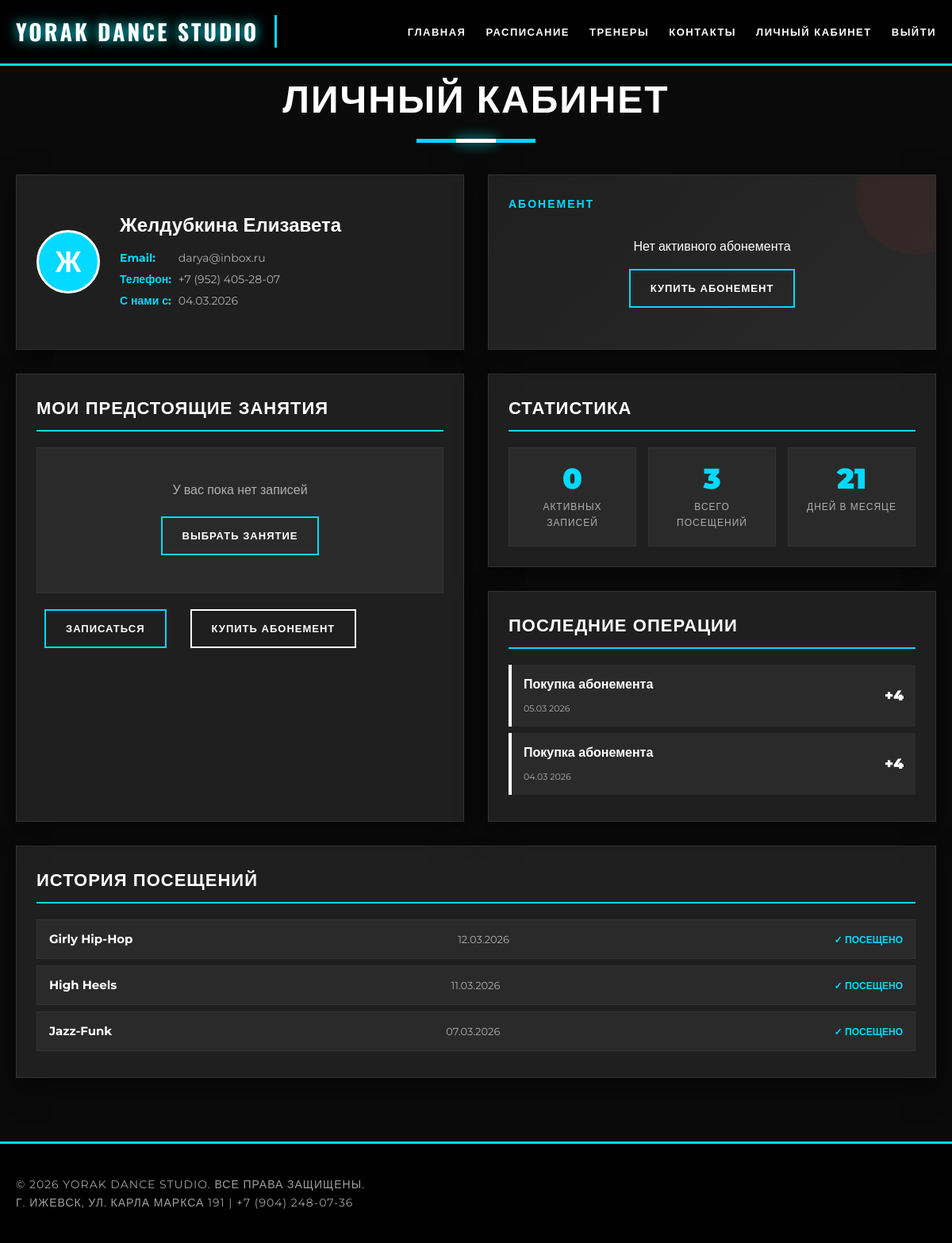
The page /cabinet.php (signed in) on the database its author committed.
### tables this page shows
CREATE TABLE `users` (
  `id` int NOT NULL AUTO_INCREMENT,
  `name` varchar(100) NOT NULL,
  `email` varchar(100) NOT NULL,
  `password` varchar(255) NOT NULL,
  `phone` varchar(20) DEFAULT NULL,
  `role` enum('user','admin') DEFAULT 'user',
  `created_at` timestamp NULL DEFAULT CURRENT_TIMESTAMP,
  `awaiting_payment` tinyint DEFAULT '0',
  `selected_plan_id` int DEFAULT NULL,
  PRIMARY KEY (`id`),
  UNIQUE KEY `email` (`email`)
);

CREATE TABLE `membership_logs` (
  `id` int NOT NULL AUTO_INCREMENT,
  `user_id` int NOT NULL,
  `action` varchar(50) NOT NULL,
  `lessons_before` int DEFAULT NULL,
  `lessons_after` int DEFAULT NULL,
  `lessons_changed` int DEFAULT NULL,
  `booking_id` int DEFAULT NULL,
  `description` text,
  `created_at` timestamp NULL DEFAULT CURRENT_TIMESTAMP,
  PRIMARY KEY (`id`),
  KEY `user_id` (`user_id`),
  KEY `booking_id` (`booking_id`)
);

CREATE TABLE `bookings` (
  `id` int NOT NULL AUTO_INCREMENT,
  `schedule_id` int NOT NULL,
  `booking_date` date NOT NULL,
  `status` enum('active','cancelled','visited') DEFAULT 'active',
  `client_name` varchar(255) NOT NULL,
  `client_phone` varchar(20) NOT NULL,
  `created_at` timestamp NULL DEFAULT CURRENT_TIMESTAMP,
  `user_membership_id` int DEFAULT NULL,
  PRIMARY KEY (`id`),
  KEY `schedule_id` (`schedule_id`)
);

CREATE TABLE `schedules` (
  `id` int NOT NULL AUTO_INCREMENT,
  `direction` varchar(100) NOT NULL,
  `level` varchar(50) DEFAULT NULL,
  `description` text,
  `room` varchar(100) DEFAULT NULL,
  `requirements` text,
  `cancel_hours` int DEFAULT '6',
  `trainer_id` int DEFAULT NULL,
  `weekday` enum('monday','tuesday','wednesday','thursday','friday','saturday','sunday') NOT NULL,
  `time` time NOT NULL,
  `duration` int DEFAULT '60',
  `max_participants` int DEFAULT '15',
  PRIMARY KEY (`id`),
  KEY `trainer_id` (`trainer_id`)
);

### cabinet.php (the view, shortened to what this page needs)
<?php
require_once 'includes/db.php';
$user_id = $_SESSION['user_id'];
$stmt = $pdo->prepare("SELECT * FROM users WHERE id = ?");
$stmt->execute([$user_id]);
$user = $stmt->fetch();
$stmt = $pdo->prepare("
    SELECT * FROM memberships
    WHERE user_id = ? AND lessons_left > 0 AND (valid_until IS NULL OR valid_until >= CURDATE())
");
$stmt->execute([$user_id]);
$membership = $stmt->fetch();
$stmt = $pdo->prepare("
    SELECT * FROM membership_logs
    WHERE user_id = ?
    ORDER BY created_at DESC
    LIMIT 10
");
$stmt->execute([$user_id]);
$membership_logs = $stmt->fetchAll();
$stmt = $pdo->prepare("
    SELECT b.*, s.direction, s.level, s.time, s.weekday, t.name as trainer_name
    FROM bookings b
    JOIN schedules s ON b.schedule_id = s.id
    LEFT JOIN trainers t ON s.trainer_id = t.id
    WHERE b.client_phone = ? AND b.status = 'active' AND b.booking_date >= CURDATE()
    ORDER BY b.booking_date, s.time
");
$stmt->execute([$user['phone']]);
$bookings = $stmt->fetchAll();
$stmt = $pdo->prepare("
    SELECT b.*, s.direction, s.time, s.weekday, t.name as trainer_name
    FROM bookings b
    JOIN schedules s ON b.schedule_id = s.id
    LEFT JOIN trainers t ON s.trainer_id = t.id
    WHERE b.client_phone = ? AND (b.status != 'active' OR b.booking_date < CURDATE())
    ORDER BY b.booking_date DESC
    LIMIT 10
");
$stmt->execute([$user['phone']]);
$history = $stmt->fetchAll();
?>
<?php include 'includes/header.php'; ?>
<div class="container">
    <h1 class="section-title">Личный кабинет</h1>
    <div class="profile-header">
        <div class="profile-card">
            <div class="profile-avatar">
                <?= mb_substr(htmlspecialchars($user['name']), 0, 1) ?>
            </div>
            <div class="profile-info">
                <h3><?= htmlspecialchars($user['name']) ?></h3>
                <p><strong>Email:</strong> <?= htmlspecialchars($user['email']) ?></p>
                <p><strong>Телефон:</strong> <?= htmlspecialchars($user['phone'] ?: 'не указан') ?></p>
                <p><strong>С нами с:</strong> <?= date('d.m.Y', strtotime($user['created_at'])) ?></p>
            </div>
        </div>
        <div class="membership-main-card">
            <h4>Абонемент</h4>
            <?php if($membership):
                $current_month_start = date('Y-m-01');
                $current_month_end = date('Y-m-t');
                $stmt = $pdo->prepare("
                    SELECT COUNT(*) as used_this_month
                    FROM bookings b
                    WHERE b.client_phone = ?
                    AND b.booking_date BETWEEN ? AND ?
                    AND b.status = 'visited'
                ");
                $stmt->execute([$user['phone'], $current_month_start, $current_month_end]);
                $monthly_usage = $stmt->fetch();
                $used_this_month = $monthly_usage['used_this_month'] ?? 0;
                $is_unlimited = ($membership['lessons_left'] == 999);
            ?>
                <div class="membership-main-content">
                    <div class="membership-main-count">
                        <?php if($is_unlimited): ?>
                            <div class="lessons-count">∞</div>
                            <div class="lessons-label">безлимит</div>
                        <?php else: ?>
                            <div class="lessons-count"><?= $membership['lessons_left'] ?></div>
                            <div class="lessons-label">занятий осталось</div>
                        <?php endif; ?>
                    </div>
                    <div class="membership-main-stats">
                        <div class="membership-stat-item">
                            <div class="membership-stat-label">Использовано</div>
                            <div class="membership-stat-value"><?= $used_this_month ?><small>в этом месяце</small></div>
                        </div>
                        <?php if($membership['valid_until']): ?>
                            <div class="membership-stat-item">
                                <div class="membership-stat-label">Действует до</div>
                                <div class="membership-stat-value"><?= date('d.m', strtotime($membership['valid_until'])) ?></div>
                            </div>
                        <?php endif; ?>
                        <div class="membership-stat-item">
                            <div class="membership-stat-label">До конца месяца</div>
                            <div class="membership-stat-value"><?= date('t') - date('j') ?><small>дней</small></div>
                        </div>
                    </div>
                </div>
                <?php if(!$is_unlimited): ?>
                    <?php
                    $avg_per_month = 8;
                    $percent = min(100, ($used_this_month / $avg_per_month) * 100);
                    ?>
                    <div class="progress-bar-container">
                        <div class="progress-bar-fill" style="width: <?= $percent ?>%;"></div>
                    </div>
                    <div class="progress-labels">
                        <span>Начало месяца</span>
                        <span>Конец месяца</span>
                    </div>
                <?php endif; ?>
            <?php else: ?>
                <div style="text-align: center; padding: 20px;">
                    <p style="color: #ffffff; margin-bottom: 15px;">Нет активного абонемента</p>
                    <a href="buy_membership.php" class="btn">Купить абонемент</a>
                </div>
            <?php endif; ?>
        </div>
    </div>
    <div class="content-grid">
        <div class="bookings-section">
            <h3>Мои предстоящие занятия</h3>
            <?php if(empty($bookings)): ?>
                <div class="empty-state">
                    <p>У вас пока нет записей</p>
                    <a href="schedule.php" class="btn">Выбрать занятие</a>
                </div>
            <?php endif; ?>
            <div class="actions-bar">
                <a href="schedule.php" class="btn">Записаться</a>
                <a href="buy_membership.php" class="btn btn-outline">Купить абонемент</a>
            </div>
        </div>
        <div class="right-column">
            <div class="stats-grid">
                <h3>Статистика</h3>
                <div class="stats-cards">
                    <div class="stat-card">
                        <div class="stat-number"><?= count($bookings) ?></div>
                        <div class="stat-label">активных записей</div>
                    </div>
                    <div class="stat-card">
                        <div class="stat-number"><?= count($history) ?></div>
                        <div class="stat-label">всего посещений</div>
                    </div>
                    <div class="stat-card">
                        <div class="stat-number"><?= date('t') - date('j') ?></div>
                        <div class="stat-label">дней в месяце</div>
                    </div>
                </div>
            </div>
            <?php if(!empty($membership_logs)): ?>
                <div class="operations-section">
                    <h3>Последние операции</h3>
                    <?php foreach(array_slice($membership_logs, 0, 5) as $log): ?>
                        <div class="operation-item operation-<?= $log['action'] ?>">
                            <div class="operation-info">
                                <span>
                                    <?php if($log['action'] == 'booking'): ?>
                                        Списание занятия
                                    <?php elseif($log['action'] == 'purchase'): ?>
                                        Покупка абонемента
                                    <?php elseif($log['action'] == 'refund'): ?>
                                        Возврат
                                    <?php endif; ?>
                                </span>
                                <small><?= date('d.m Y', strtotime($log['created_at'])) ?></small>
                            </div>
                            <div class="operation-value <?= $log['action'] == 'booking' ? 'negative' : 'positive' ?>">
                                <?= $log['action'] == 'booking' ? '−' : '+' ?><?= $log['lessons_changed'] ?>
                            </div>
                        </div>
                    <?php endforeach; ?>
                </div>
            <?php endif; ?>
        </div>
    </div>
    <?php if(!empty($history)): ?>
        <div class="history-section">
            <h3>История посещений</h3>
            <?php foreach(array_slice($history, 0, 5) as $h): ?>
                <div class="history-item">
                    <span class="direction"><?= htmlspecialchars($h['direction']) ?></span>
                    <span class="date"><?= date('d.m.Y', strtotime($h['booking_date'])) ?></span>
                    <span class="<?= ($h['status'] ?? '') == 'visited' ? 'status-visited' : 'status-cancelled' ?>">
                        <?= ($h['status'] ?? '') == 'visited' ? '✓ Посещено' : '✗ Отменено' ?>
                    </span>
                </div>
            <?php endforeach; ?>
        </div>
    <?php endif; ?>
</div>
<?php include 'includes/footer.php'; ?>

### css/style.css (style rules this page uses)
:root { --primary-bg: #0c0c0c; --secondary-bg: #111111; --accent-main: #04d9ff; --accent-neon: #00f5ff; --text-primary: #e0e0e0; --text-secondary: #a0a0a0; --border-color: #2a2a2a; --shadow-color: rgba(4, 217, 255, 0.4); }
* { margin: 0; padding: 0; box-sizing: border-box; }
body { font-family: 'Montserrat', sans-serif; line-height: 1.6; color: var(--text-primary); background: var(--primary-bg); background-image: linear-gradient(45deg, rgba(4, 217, 255, 0.02) 25%, transparent 25%), linear-gradient(-45deg, rgba(4, 217, 255, 0.02) 25%, transparent 25%); background-size: 60px 60px; min-height: 100vh; }
.container { max-width: 1200px; margin: 0 auto; padding: 0 20px; }
.btn { display: inline-block; padding: 16px 45px; background: transparent; color: #ffffff; text-decoration: none; font-weight: 700; transition: all 0.3s; border: 2px solid var(--accent-main); cursor: pointer; text-transform: uppercase; letter-spacing: 3px; font-size: 14px; position: relative; overflow: hidden; z-index: 1; margin: 0 10px; background: rgba(0, 0, 0, 0.5); }
.btn::before { content: ''; position: absolute; top: 0; left: -100%; width: 100%; height: 100%; background: linear-gradient(90deg, var(--accent-main), var(--accent-neon)); transition: left 0.3s ease; z-index: -1; }
.btn-outline { border: 2px solid #ffffff; color: #ffffff; }
.section-title { text-align: center; font-size: 48px; font-weight: 900; margin-bottom: 60px; color: #ffffff; text-transform: uppercase; letter-spacing: 4px; position: relative; padding-bottom: 20px; font-family: 'Oswald', sans-serif; }
.section-title::after { content: ''; position: absolute; bottom: 0; left: 50%; transform: translateX(-50%); width: 150px; height: 4px; background: linear-gradient(90deg, var(--accent-main), var(--accent-neon)); box-shadow: 0 0 15px var(--accent-neon); }

### rows shown on the page
users: name "Ж", name "Желдубкина Елизавета", email "darya@inbox.ru", phone "+7 (952) 405-28-07", created_at "04.03.2026"
membership_logs: action "Покупка абонемента", created_at "05.03 2026", lessons_changed "4"
membership_logs: action "Покупка абонемента", created_at "04.03 2026", lessons_changed "4"
bookings: schedule.direction "Girly Hip-Hop", booking_date "12.03.2026", status "✓ ПОСЕЩЕНО"
bookings: schedule.direction "High Heels", booking_date "11.03.2026", status "✓ ПОСЕЩЕНО"
bookings: schedule.direction "Jazz-Funk", booking_date "07.03.2026", status "✓ ПОСЕЩЕНО"

### other values the page prints
count($bookings) "0"
count($history) "3"
